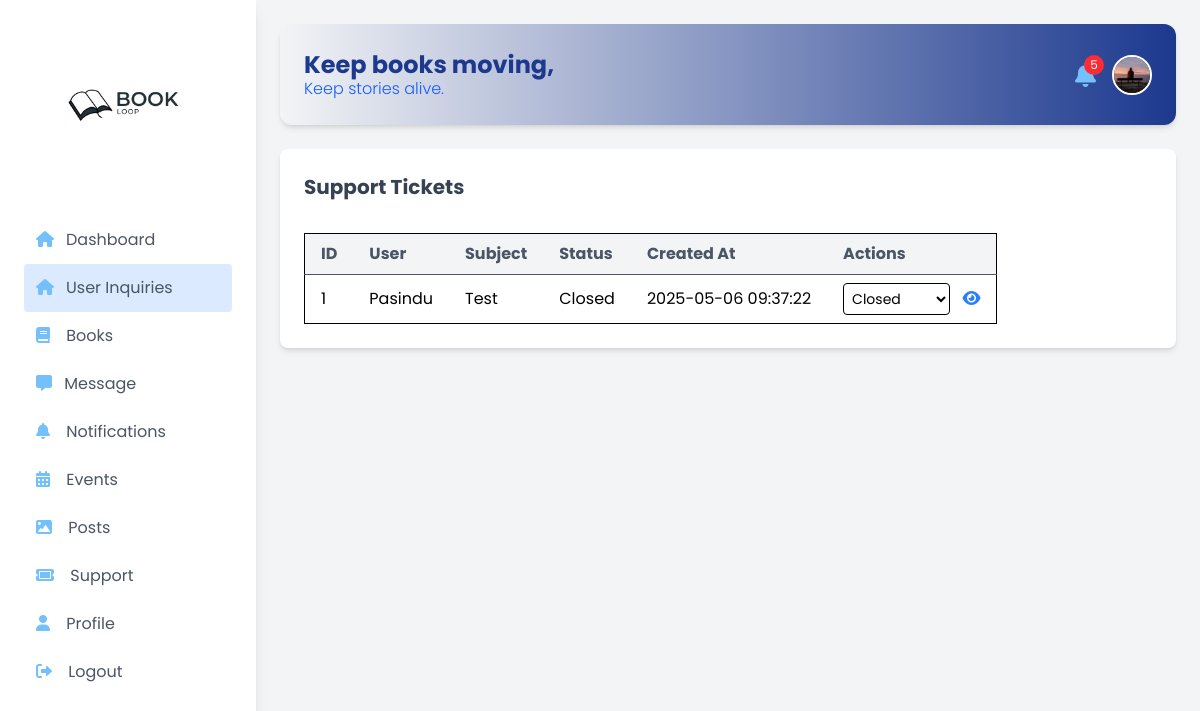
The page /admin_tickets.php (signed in) on the database its author committed.
### tables this page shows
CREATE TABLE `users` (
  `id` int(11) NOT NULL,
  `first_name` varchar(255) NOT NULL,
  `last_name` varchar(255) NOT NULL,
  `email` varchar(255) NOT NULL,
  `password` varchar(255) NOT NULL,
  `role` enum('user','admin') NOT NULL DEFAULT 'user',
  `profile_pic` varchar(255) DEFAULT 'uploads/prof1.png'
);

CREATE TABLE `support_tickets` (
  `id` int(11) NOT NULL,
  `user_id` int(11) NOT NULL,
  `subject` varchar(255) NOT NULL,
  `message` text NOT NULL,
  `status` enum('Open','In Progress','Closed') DEFAULT 'Open',
  `created_at` datetime NOT NULL,
  `updated_at` datetime DEFAULT NULL
);

### src/admin_tickets.php (the view, shortened to what this page needs)
<?php
require_once 'db.php';
$user_id = $_SESSION['user_id'];
$sql = "SELECT COUNT(*) AS count FROM requests WHERE owner_id = ? AND status = 'Pending'";
$stmt = $conn->prepare($sql);
$stmt->bind_param("i", $user_id);
$stmt->execute();
$pendingRequestsCount = $stmt->get_result()->fetch_assoc()['count'];
$sql = "SELECT st.id, st.subject, st.message, st.status, st.created_at, u.first_name
        FROM support_tickets st
        JOIN users u ON st.user_id = u.id
        ORDER BY st.created_at DESC";
$result = $conn->query($sql);
$sql = "SELECT profile_pic FROM users WHERE id = ?";
$stmt = $conn->prepare($sql);
$stmt->bind_param("i", $user_id);
$stmt->execute();
$result_user = $stmt->get_result();
$user = $result_user->fetch_assoc();
$user_profile_pic = $user['profile_pic'] ?: './assets/055a91979264664a1ee12b9453610d82.jpg';
$current_page = basename($_SERVER['PHP_SELF']);
?>
<!DOCTYPE html>
<html lang="en">
<head>
    <link rel="stylesheet" href="https://cdnjs.cloudflare.com/ajax/libs/font-awesome/6.0.0-beta3/css/all.min.css">
    <link href="output.css" rel="stylesheet">
</head>
<body class="bg-gray-100 font-[Poppins] flex flex-col lg:flex-row">
    <aside id="sidebar" class="sidebar w-64 bg-white shadow-lg p-6">
        <h2 class="mb-8 flex items-center justify-center">
            <img src="./assets/landing.jpeg" alt="Book Icon" class="w-40 h-40 object-cover rounded-full">
        </h2>
        <nav>
            <ul>
                <li><a href="admin_dashboard.php" class="block p-3 text-gray-600 hover:bg-blue-900 hover:text-white rounded transition duration-300 <?= $current_page === 'admin_dashboard.php' ? 'bg-blue-100' : '' ?>"><i class="fa-solid fa-house mr-3" style="color: #74C0FC;"></i>Dashboard</a></li>
                <li><a href="admin_tickets.php" class="block p-3 text-gray-600 hover:bg-blue-900 hover:text-white rounded transition duration-300 <?= $current_page === 'admin_tickets.php' ? 'bg-blue-100' : '' ?>"><i class="fa-solid fa-house mr-3" style="color: #74C0FC;"></i>User Inquiries</a></li>
                <li><a href="books.php" class="block p-3 text-gray-600 hover:bg-blue-900 hover:text-white rounded transition duration-300 <?= $current_page === 'books.php' ? 'bg-blue-100' : '' ?>"><i class="fa-solid fa-book mr-3" style="color: #74C0FC;"></i> Books</a></li>
                <li>
                    <a href="message.php" class="block p-3 text-gray-600 hover:bg-blue-900 hover:text-white rounded transition duration-300 relative <?= $current_page === 'message.php' ? 'bg-blue-100' : '' ?>">
                        <i class="fa-solid fa-message mr-2" style="color: #74C0FC;"></i> Message
                    </a>
                </li>
                <li><a href="notifications.php" class="block p-3 text-gray-600 hover:bg-blue-900 hover:text-white rounded transition duration-300 <?= $current_page === 'notifications.php' ? 'bg-blue-100' : '' ?>"><i class="fa-solid fa-bell mr-3" style="color: #74C0FC;"></i> Notifications</a></li>
                <li><a href="events.php" class="block p-3 text-gray-600 hover:bg-blue-900 hover:text-white rounded transition duration-300 <?= $current_page === 'events.php' ? 'bg-blue-100' : '' ?>"><i class="fa-solid fa-calendar-days mr-3" style="color: #74C0FC;"></i> Events</a></li>
                <li><a href="posts.php" class="block p-3 text-gray-600 hover:bg-blue-900 hover:text-white rounded transition duration-300 <?= $current_page === 'posts.php' ? 'bg-blue-100' : '' ?>"><i class="fa-solid fa-image mr-3" style="color: #74C0FC;"></i> Posts</a></li>
                <li><a href="support.php" class="block p-3 text-gray-600 hover:bg-blue-900 hover:text-white rounded transition duration-300 <?= $current_page === 'support.php' ? 'bg-blue-100' : '' ?>"><i class="fa-solid fa-ticket mr-3" style="color: #74C0FC;"></i> Support</a></li>
                <li><a href="account.php" class="block p-3 text-gray-600 hover:bg-blue-900 hover:text-white rounded transition duration-300 <?= $current_page === 'account.php' ? 'bg-blue-100' : '' ?>"><i class="fa-solid fa-user mr-3" style="color: #74C0FC;"></i> Profile</a></li>
                <li><a href="logout.php" class="block p-3 text-gray-600 hover:bg-blue-900 hover:text-white rounded transition duration-300 <?= $current_page === 'logout.php' ? 'bg-blue-100' : '' ?>"><i class="fa-solid fa-right-from-bracket mr-3" style="color: #74C0FC;"></i> Logout</a></li>
            </ul>
        </nav>
    </aside>
    <main class="flex-1 p-6 overflow-x-hidden">
        <header class="hidden lg:flex items-center justify-between mb-6 bg-gradient-to-r from-purple-100 to-blue-900 text-white rounded-xl p-6 shadow-md">
            <div class="flex items-center gap-4">
                <div>
                    <h1 class="text-2xl font-bold leading-snug text-blue-900">Keep books moving,</h1>
                    <p class="text-base font-light -mt-1 text-blue-600">Keep stories alive.</p>
                </div>
            </div>
            <div class="flex items-center gap-4">
                <a href="notifications.php">
                    <span class="text-2xl cursor-pointer flex items-center relative">
                        <i class="fa-solid fa-bell" style="color: #74C0FC;"></i>
                        <?php if ($pendingRequestsCount > 0): ?>
                            <span class="absolute -top-2 -right-2 bg-red-500 text-white text-xs rounded-full h-5 w-5 flex items-center justify-center">
                                <?= $pendingRequestsCount ?>
                            </span>
                        <?php endif; ?>
                    </span>
                </a>
                <a href="account.php">
                    <img src="<?= htmlspecialchars($user_profile_pic) ?>?t=<?= time() ?>" alt="User" class="w-10 h-10 rounded-full border-2 border-white cursor-pointer object-cover">
                </a>
            </div>
        </header>
        <div class="bg-white p-6 rounded-lg shadow-md mb-8">
            <h3 class="text-xl font-bold mb-8 text-gray-700">Support Tickets</h3>
            <div class="overflow-x-auto">
                <table class="min-w-full bg-white border">
                    <thead>
                        <tr class="bg-gray-100">
                            <th class="py-2 px-4 border-b text-left text-gray-600">ID</th>
                            <th class="py-2 px-4 border-b text-left text-gray-600">User</th>
                            <th class="py-2 px-4 border-b text-left text-gray-600">Subject</th>
                            <th class="py-2 px-4 border-b text-left text-gray-600">Status</th>
                            <th class="py-2 px-4 border-b text-left text-gray-600">Created At</th>
                            <th class="py-2 px-4 border-b text-left text-gray-600">Actions</th>
                        </tr>
                    </thead>
                    <tbody>
                        <?php if ($result->num_rows > 0): ?>
                            <?php while ($row = $result->fetch_assoc()): ?>
                                <tr>
                                    <td class="py-2 px-4 border-b"><?php echo htmlspecialchars($row['id']); ?></td>
                                    <td class="py-2 px-4 border-b"><?php echo htmlspecialchars($row['first_name']); ?></td>
                                    <td class="py-2 px-4 border-b"><?php echo htmlspecialchars($row['subject']); ?></td>
                                    <td class="py-2 px-4 border-b"><?php echo htmlspecialchars($row['status']); ?></td>
                                    <td class="py-2 px-4 border-b"><?php echo htmlspecialchars($row['created_at']); ?></td>
                                    <td class="py-2 px-4 border-b">
                                        <form method="POST" action="" class="inline">
                                            <select name="status" class="border rounded p-1 text-sm" onchange="this.form.submit()">
                                                <option value="Closed" <?php echo $row['status'] === 'Closed' ? 'selected' : ''; ?>>Closed</option>
                                            </select>
                                        </form>
                                        <button onclick="showTicketDetails(<?php echo $row['id']; ?>, '<?php echo htmlspecialchars($row['subject'], ENT_QUOTES); ?>', '<?php echo htmlspecialchars($row['message'], ENT_QUOTES); ?>')" class="ml-2 text-blue-500 hover:text-blue-700">
                                            <i class="fa-solid fa-eye"></i>
                                        </button>
                                    </td>
                                </tr>
                            <?php endwhile; ?>
                        <?php else: ?>
                            <tr>
                                <td colspan="6" class="py-2 px-4 border-b text-center">No tickets found.</td>
                            </tr>
                        <?php endif; ?>
                    </tbody>
                </table>
            </div>
        </div>
    </main>
</body>
</html>

### src/admin_tickets.php (style rules this page uses)
.sidebar { position: fixed; top: 0; left: 0; bottom: 0; z-index: 50; width: 256px; transform: translateX(-100%); transition: transform 0.3s ease-in-out; overflow-y: auto; background-color: white; box-shadow: 0 10px 15px -3px rgba(0, 0, 0, 0.1), 0 4px 6px -2px rgba(0, 0, 0, 0.05); }
@media (min-width: 1024px) { .sidebar { position: static; transform: translateX(0) !important; flex-shrink: 0; top: auto; left: auto; bottom: auto; z-index: auto; } }
@media (min-width: 1024px) { body.lg\:flex-row { flex-direction: row; } }
@media (min-width: 1024px) { header.lg\:flex { display: flex !important; } }

### rows shown on the page
users: profile_pic (picture)
support_tickets: id "1", user.first_name "Pasindu", subject "Test", status "Closed", created_at "2025-05-06 09:37:22"

### other values the page prints
$pendingRequestsCount "5"
